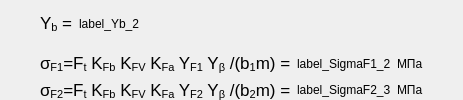
           <widget class="QFrame" name="frame_98">
            <property name="frameShape">
             <enum>QFrame::NoFrame</enum>
            </property>
            <property name="frameShadow">
             <enum>QFrame::Raised</enum>
            </property>
            <layout class="QGridLayout" name="gridLayout_179">
             <property name="margin">
              <number>0</number>
             </property>
             <item row="0" column="0">
              <widget class="QLabel" name="label_639">
               <property name="text">
                <string>&lt;!DOCTYPE HTML PUBLIC &quot;-//W3C//DTD HTML 4.0//EN&quot; &quot;http://www.w3.org/TR/REC-html40/strict.dtd&quot;&gt;
&lt;html&gt;&lt;head&gt;&lt;meta name=&quot;qrichtext&quot; content=&quot;1&quot; /&gt;&lt;style type=&quot;text/css&quot;&gt;
p, li { white-space: pre-wrap; }
&lt;/style&gt;&lt;/head&gt;&lt;body style=&quot; font-family:'Lucida Grande'; font-size:13pt; font-weight:400; font-style:normal;&quot;&gt;
&lt;p style=&quot; margin-top:0px; margin-bottom:0px; margin-left:0px; margin-right:0px; -qt-block-indent:0; text-indent:0px;&quot;&gt;Y&lt;span style=&quot; vertical-align:sub;&quot;&gt;b&lt;/span&gt; =&lt;/p&gt;&lt;/body&gt;&lt;/html&gt;</string>
               </property>
               <property name="indent">
                <number>40</number>
               </property>
              </widget>
             </item>
             <item row="0" column="2">
              <spacer name="horizontalSpacer_190">
               <property name="orientation">
                <enum>Qt::Horizontal</enum>
               </property>
               <property name="sizeHint" stdset="0">
                <size>
                 <width>40</width>
                 <height>20</height>
                </size>
               </property>
              </spacer>
             </item>
             <item row="0" column="1">
              <widget class="QLabel" name="label_Yb_3">
               <property name="text">
                <string>label_Yb_2</string>
               </property>
              </widget>
             </item>
             <item row="1" column="0" colspan="3">
              <widget class="QFrame" name="frame_99">
               <property name="frameShape">
                <enum>QFrame::NoFrame</enum>
               </property>
               <property name="frameShadow">
                <enum>QFrame::Raised</enum>
               </property>
               <layout class="QGridLayout" name="gridLayout_180">
                <property name="margin">
                 <number>0</number>
                </property>
                <item row="0" column="0">
                 <widget class="QLabel" name="label_640">
                  <property name="text">
                   <string>&lt;!DOCTYPE HTML PUBLIC &quot;-//W3C//DTD HTML 4.0//EN&quot; &quot;http://www.w3.org/TR/REC-html40/strict.dtd&quot;&gt;
&lt;html&gt;&lt;head&gt;&lt;meta name=&quot;qrichtext&quot; content=&quot;1&quot; /&gt;&lt;style type=&quot;text/css&quot;&gt;
p, li { white-space: pre-wrap; }
&lt;/style&gt;&lt;/head&gt;&lt;body style=&quot; font-family:'Lucida Grande'; font-size:13pt; font-weight:400; font-style:normal;&quot;&gt;
&lt;p style=&quot; margin-top:0px; margin-bottom:0px; margin-left:0px; margin-right:0px; -qt-block-indent:0; text-indent:0px;&quot;&gt;σ&lt;span style=&quot; vertical-align:sub;&quot;&gt;F1&lt;/span&gt;=F&lt;span style=&quot; vertical-align:sub;&quot;&gt;t&lt;/span&gt; K&lt;span style=&quot; vertical-align:sub;&quot;&gt;Fb&lt;/span&gt; K&lt;span style=&quot; vertical-align:sub;&quot;&gt;FV&lt;/span&gt; K&lt;span style=&quot; vertical-align:sub;&quot;&gt;Fa&lt;/span&gt; Y&lt;span style=&quot; vertical-align:sub;&quot;&gt;F1&lt;/span&gt; Y&lt;span style=&quot; vertical-align:sub;&quot;&gt;β&lt;/span&gt; /(b&lt;span style=&quot; vertical-align:sub;&quot;&gt;1&lt;/span&gt;m) =&lt;/p&gt;&lt;/body&gt;&lt;/html&gt;</string>
                  </property>
                  <property name="indent">
                   <number>40</number>
                  </property>
                 </widget>
                </item>
                <item row="0" column="3">
                 <spacer name="horizontalSpacer_191">
                  <property name="orientation">
                   <enum>Qt::Horizontal</enum>
                  </property>
                  <property name="sizeHint" stdset="0">
                   <size>
                    <width>40</width>
                    <height>20</height>
                   </size>
                  </property>
                 </spacer>
                </item>
                <item row="0" column="1">
                 <widget class="QLabel" name="label_SigmaF1_4">
                  <property name="text">
                   <string>label_SigmaF1_2</string>
                  </property>
                 </widget>
                </item>
                <item row="0" column="2">
                 <widget class="QLabel" name="label_641">
                  <property name="text">
                   <string>МПа</string>
                  </property>
                 </widget>
                </item>
                <item row="1" column="0">
                 <widget class="QLabel" name="label_642">
                  <property name="text">
                   <string>&lt;!DOCTYPE HTML PUBLIC &quot;-//W3C//DTD HTML 4.0//EN&quot; &quot;http://www.w3.org/TR/REC-html40/strict.dtd&quot;&gt;
&lt;html&gt;&lt;head&gt;&lt;meta name=&quot;qrichtext&quot; content=&quot;1&quot; /&gt;&lt;style type=&quot;text/css&quot;&gt;
p, li { white-space: pre-wrap; }
&lt;/style&gt;&lt;/head&gt;&lt;body style=&quot; font-family:'Lucida Grande'; font-size:13pt; font-weight:400; font-style:normal;&quot;&gt;
&lt;p style=&quot; margin-top:0px; margin-bottom:0px; margin-left:0px; margin-right:0px; -qt-block-indent:0; text-indent:0px;&quot;&gt;σ&lt;span style=&quot; vertical-align:sub;&quot;&gt;F2&lt;/span&gt;=F&lt;span style=&quot; vertical-align:sub;&quot;&gt;t&lt;/span&gt; K&lt;span style=&quot; vertical-align:sub;&quot;&gt;Fb&lt;/span&gt; K&lt;span style=&quot; vertical-align:sub;&quot;&gt;FV&lt;/span&gt; K&lt;span style=&quot; vertical-align:sub;&quot;&gt;Fa&lt;/span&gt; Y&lt;span style=&quot; vertical-align:sub;&quot;&gt;F2&lt;/span&gt; Y&lt;span style=&quot; vertical-align:sub;&quot;&gt;β&lt;/span&gt; /(b&lt;span style=&quot; vertical-align:sub;&quot;&gt;2&lt;/span&gt;m) =&lt;/p&gt;&lt;/body&gt;&lt;/html&gt;</string>
                  </property>
                  <property name="indent">
                   <number>40</number>
                  </property>
                 </widget>
                </item>
                <item row="1" column="1">
                 <widget class="QLabel" name="label_SigmaF2_4">
                  <property name="text">
                   <string>label_SigmaF2_3</string>
                  </property>
                 </widget>
                </item>
                <item row="1" column="2">
                 <widget class="QLabel" name="label_643">
                  <property name="text">
                   <string>МПа</string>
                  </property>
                 </widget>
                </item>
               </layout>
              </widget>
             </item>
            </layout>
           </widget>
